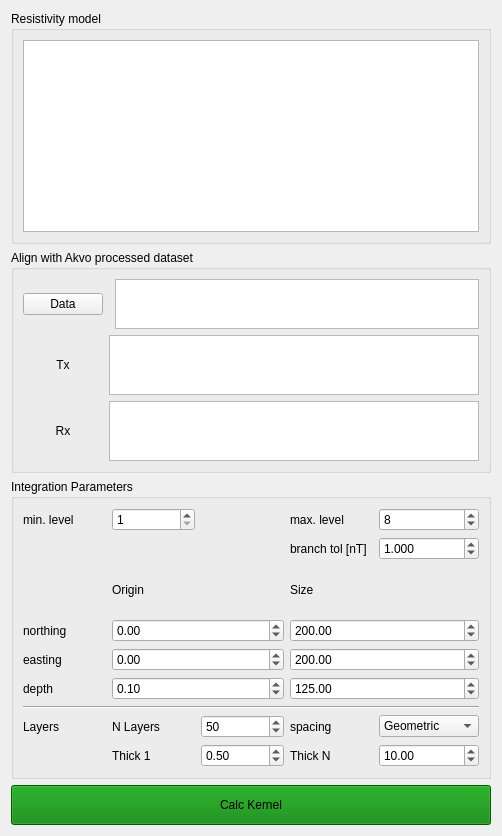
          <widget class="QWidget" name="KernTab">
           <attribute name="title">
            <string>1D Kernel</string>
           </attribute>
           <layout class="QVBoxLayout" name="verticalLayout_11">
            <item>
             <widget class="QGroupBox" name="groupBox">
              <property name="title">
               <string>Resistivity model</string>
              </property>
              <layout class="QVBoxLayout" name="verticalLayout_10">
               <item>
                <widget class="QTableWidget" name="layerTableWidget">
                 <property name="toolTip">
                  <string>&lt;html&gt;&lt;head/&gt;&lt;body&gt;&lt;p&gt;This table is used to enter a resistivity model. For each layer the top and bottom interfaces should be specified in m, z is positive down. The top layer must begin at 0. The bottom layer is infinite and should not have a bottom specified. &lt;/p&gt;&lt;/body&gt;&lt;/html&gt;</string>
                 </property>
                </widget>
               </item>
              </layout>
             </widget>
            </item>
            <item>
             <widget class="QGroupBox" name="groupBox_7">
              <property name="minimumSize">
               <size>
                <width>0</width>
                <height>100</height>
               </size>
              </property>
              <property name="title">
               <string>Align with Akvo processed dataset</string>
              </property>
              <layout class="QGridLayout" name="gridLayout_20">
               <item row="2" column="0">
                <widget class="QLabel" name="label_84">
                 <property name="text">
                  <string>Rx</string>
                 </property>
                 <property name="alignment">
                  <set>Qt::AlignCenter</set>
                 </property>
                </widget>
               </item>
               <item row="1" column="0">
                <widget class="QLabel" name="label_83">
                 <property name="text">
                  <string>Tx</string>
                 </property>
                 <property name="alignment">
                  <set>Qt::AlignCenter</set>
                 </property>
                </widget>
               </item>
               <item row="0" column="0">
                <widget class="QPushButton" name="K0Data">
                 <property name="text">
                  <string>Data</string>
                 </property>
                </widget>
               </item>
               <item row="0" column="2">
                <widget class="QTextEdit" name="K0DataText">
                 <property name="maximumSize">
                  <size>
                   <width>16777215</width>
                   <height>50</height>
                  </size>
                 </property>
                 <property name="font">
                  <font>
                   <pointsize>8</pointsize>
                   <italic>true</italic>
                  </font>
                 </property>
                </widget>
               </item>
               <item row="1" column="1" colspan="2">
                <widget class="QListWidget" name="txListWidget">
                 <property name="maximumSize">
                  <size>
                   <width>16777215</width>
                   <height>60</height>
                  </size>
                 </property>
                 <property name="alternatingRowColors">
                  <bool>true</bool>
                 </property>
                 <property name="selectionMode">
                  <enum>QAbstractItemView::MultiSelection</enum>
                 </property>
                </widget>
               </item>
               <item row="2" column="1" colspan="2">
                <widget class="QListWidget" name="rxListWidget">
                 <property name="maximumSize">
                  <size>
                   <width>16777215</width>
                   <height>60</height>
                  </size>
                 </property>
                 <property name="alternatingRowColors">
                  <bool>true</bool>
                 </property>
                 <property name="selectionMode">
                  <enum>QAbstractItemView::MultiSelection</enum>
                 </property>
                </widget>
               </item>
              </layout>
             </widget>
            </item>
            <item>
             <widget class="QGroupBox" name="integrationBox">
              <property name="sizePolicy">
               <sizepolicy hsizetype="Expanding" vsizetype="Preferred">
                <horstretch>0</horstretch>
                <verstretch>0</verstretch>
               </sizepolicy>
              </property>
              <property name="minimumSize">
               <size>
                <width>480</width>
                <height>300</height>
               </size>
              </property>
              <property name="title">
               <string>Integration Parameters</string>
              </property>
              <layout class="QGridLayout" name="gridLayout_17">
               <item row="5" column="1" colspan="2">
                <widget class="QDoubleSpinBox" name="originD">
                 <property name="minimum">
                  <double>0.010000000000000</double>
                 </property>
                 <property name="value">
                  <double>0.100000000000000</double>
                 </property>
                </widget>
               </item>
               <item row="5" column="3" colspan="2">
                <widget class="QDoubleSpinBox" name="sizeD">
                 <property name="minimum">
                  <double>1.000000000000000</double>
                 </property>
                 <property name="maximum">
                  <double>300.000000000000000</double>
                 </property>
                 <property name="value">
                  <double>125.000000000000000</double>
                 </property>
                </widget>
               </item>
               <item row="0" column="0">
                <widget class="QLabel" name="label_70">
                 <property name="text">
                  <string>min. level</string>
                 </property>
                </widget>
               </item>
               <item row="4" column="1" colspan="2">
                <widget class="QDoubleSpinBox" name="originE">
                 <property name="minimum">
                  <double>-10000000000.000000000000000</double>
                 </property>
                 <property name="maximum">
                  <double>100000000000.000000000000000</double>
                 </property>
                </widget>
               </item>
               <item row="1" column="3">
                <widget class="QLabel" name="label_72">
                 <property name="text">
                  <string>branch tol [nT]</string>
                 </property>
                </widget>
               </item>
               <item row="0" column="4">
                <widget class="QSpinBox" name="maxLevel">
                 <property name="minimum">
                  <number>1</number>
                 </property>
                 <property name="maximum">
                  <number>18</number>
                 </property>
                 <property name="value">
                  <number>8</number>
                 </property>
                </widget>
               </item>
               <item row="7" column="0">
                <widget class="QLabel" name="label_65">
                 <property name="text">
                  <string>Layers</string>
                 </property>
                </widget>
               </item>
               <item row="2" column="1">
                <widget class="QLabel" name="label_2">
                 <property name="text">
                  <string>Origin</string>
                 </property>
                </widget>
               </item>
               <item row="1" column="4">
                <widget class="QDoubleSpinBox" name="branchTol">
                 <property name="decimals">
                  <number>3</number>
                 </property>
                 <property name="minimum">
                  <double>0.001000000000000</double>
                 </property>
                 <property name="value">
                  <double>1.000000000000000</double>
                 </property>
                </widget>
               </item>
               <item row="2" column="3">
                <widget class="QLabel" name="label_73">
                 <property name="text">
                  <string>Size</string>
                 </property>
                </widget>
               </item>
               <item row="4" column="0">
                <widget class="QLabel" name="label_58">
                 <property name="text">
                  <string>easting</string>
                 </property>
                </widget>
               </item>
               <item row="4" column="3" colspan="2">
                <widget class="QDoubleSpinBox" name="sizeE">
                 <property name="minimum">
                  <double>1.000000000000000</double>
                 </property>
                 <property name="maximum">
                  <double>500.000000000000000</double>
                 </property>
                 <property name="value">
                  <double>200.000000000000000</double>
                 </property>
                </widget>
               </item>
               <item row="0" column="3">
                <widget class="QLabel" name="label_71">
                 <property name="text">
                  <string>max. level</string>
                 </property>
                </widget>
               </item>
               <item row="3" column="0">
                <widget class="QLabel" name="label_54">
                 <property name="text">
                  <string>northing</string>
                 </property>
                </widget>
               </item>
               <item row="3" column="3" colspan="2">
                <widget class="QDoubleSpinBox" name="sizeN">
                 <property name="minimum">
                  <double>1.000000000000000</double>
                 </property>
                 <property name="maximum">
                  <double>500.000000000000000</double>
                 </property>
                 <property name="value">
                  <double>200.000000000000000</double>
                 </property>
                </widget>
               </item>
               <item row="3" column="1" colspan="2">
                <widget class="QDoubleSpinBox" name="originN">
                 <property name="minimum">
                  <double>-10000000.000000000000000</double>
                 </property>
                 <property name="maximum">
                  <double>100000000.000000000000000</double>
                 </property>
                </widget>
               </item>
               <item row="0" column="1">
                <widget class="QSpinBox" name="minLevel">
                 <property name="minimum">
                  <number>1</number>
                 </property>
                 <property name="maximum">
                  <number>10</number>
                 </property>
                </widget>
               </item>
               <item row="5" column="0">
                <widget class="QLabel" name="label_60">
                 <property name="text">
                  <string>depth</string>
                 </property>
                </widget>
               </item>
               <item row="7" column="2">
                <widget class="QSpinBox" name="NLayers">
                 <property name="minimum">
                  <number>1</number>
                 </property>
                 <property name="maximum">
                  <number>200</number>
                 </property>
                 <property name="value">
                  <number>50</number>
                 </property>
                </widget>
               </item>
               <item row="7" column="1">
                <widget class="QLabel" name="label_66">
                 <property name="text">
                  <string>N Layers</string>
                 </property>
                </widget>
               </item>
               <item row="7" column="4">
                <widget class="QComboBox" name="layerSpacing">
                 <property name="minimumSize">
                  <size>
                   <width>100</width>
                   <height>0</height>
                  </size>
                 </property>
                 <item>
                  <property name="text">
                   <string>Geometric</string>
                  </property>
                 </item>
                 <item>
                  <property name="text">
                   <string>Log</string>
                  </property>
                 </item>
                 <item>
                  <property name="text">
                   <string>Linear</string>
                  </property>
                 </item>
                </widget>
               </item>
               <item row="7" column="3">
                <widget class="QLabel" name="label_68">
                 <property name="text">
                  <string>spacing</string>
                 </property>
                </widget>
               </item>
               <item row="6" column="0" colspan="5">
                <widget class="Line" name="line_14">
                 <property name="orientation">
                  <enum>Qt::Horizontal</enum>
                 </property>
                </widget>
               </item>
               <item row="8" column="1">
                <widget class="QLabel" name="label_69">
                 <property name="text">
                  <string>Thick 1</string>
                 </property>
                </widget>
               </item>
               <item row="8" column="3">
                <widget class="QLabel" name="label_75">
                 <property name="text">
                  <string>Thick N</string>
                 </property>
                </widget>
               </item>
               <item row="8" column="2">
                <widget class="QDoubleSpinBox" name="thick1">
                 <property name="minimum">
                  <double>0.010000000000000</double>
                 </property>
                 <property name="value">
                  <double>0.500000000000000</double>
                 </property>
                </widget>
               </item>
               <item row="8" column="4">
                <widget class="QDoubleSpinBox" name="thickN">
                 <property name="minimum">
                  <double>0.010000000000000</double>
                 </property>
                 <property name="value">
                  <double>10.000000000000000</double>
                 </property>
                </widget>
               </item>
              </layout>
             </widget>
            </item>
            <item>
             <widget class="QPushButton" name="calcK0">
              <property name="minimumSize">
               <size>
                <width>100</width>
                <height>40</height>
               </size>
              </property>
              <property name="styleSheet">
               <string notr="true">#calcK0{
    background: green;
}

#calcK0:disabled {
    background: black;
}</string>
              </property>
              <property name="text">
               <string>Calc Kernel</string>
              </property>
             </widget>
            </item>
           </layout>
          </widget>
